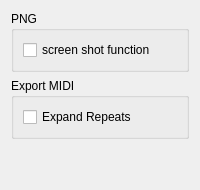
     <widget class="QWidget" name="Export">
      <property name="accessibleName">
       <string/>
      </property>
      <attribute name="title">
       <string>Export</string>
      </attribute>
      <layout class="QVBoxLayout">
       <item>
        <widget class="QGroupBox" name="groupBox_9">
         <property name="title">
          <string>PNG</string>
         </property>
         <property name="flat">
          <bool>true</bool>
         </property>
         <layout class="QVBoxLayout">
          <item>
           <widget class="QCheckBox" name="pngScreenShot">
            <property name="text">
             <string>screen shot function</string>
            </property>
           </widget>
          </item>
         </layout>
        </widget>
       </item>
       <item>
        <widget class="QGroupBox" name="groupBox_8">
         <property name="sizePolicy">
          <sizepolicy hsizetype="Preferred" vsizetype="Preferred">
           <horstretch>0</horstretch>
           <verstretch>0</verstretch>
          </sizepolicy>
         </property>
         <property name="title">
          <string>Export MIDI</string>
         </property>
         <property name="flat">
          <bool>true</bool>
         </property>
         <layout class="QVBoxLayout">
          <item>
           <widget class="QCheckBox" name="expandRepeats">
            <property name="text">
             <string>Expand Repeats</string>
            </property>
           </widget>
          </item>
         </layout>
        </widget>
       </item>
       <item>
        <spacer>
         <property name="orientation">
          <enum>Qt::Vertical</enum>
         </property>
         <property name="sizeHint" stdset="0">
          <size>
           <width>20</width>
           <height>40</height>
          </size>
         </property>
        </spacer>
       </item>
      </layout>
     </widget>
